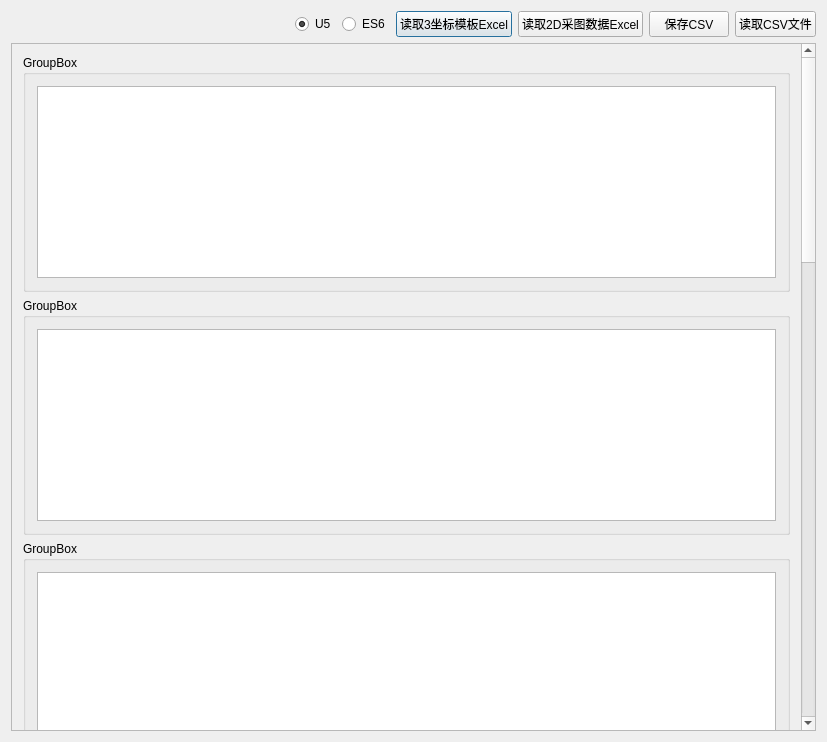
<?xml version="1.0" encoding="UTF-8"?>
<ui version="4.0">
 <class>Dialog</class>
 <widget class="QDialog" name="Dialog">
  <property name="geometry">
   <rect>
    <x>0</x>
    <y>0</y>
    <width>827</width>
    <height>742</height>
   </rect>
  </property>
  <property name="windowTitle">
   <string>Dialog</string>
  </property>
  <layout class="QVBoxLayout" name="verticalLayout">
   <item>
    <layout class="QHBoxLayout" name="horizontalLayout">
     <item>
      <spacer name="horizontalSpacer">
       <property name="orientation">
        <enum>Qt::Horizontal</enum>
       </property>
       <property name="sizeHint" stdset="0">
        <size>
         <width>40</width>
         <height>20</height>
        </size>
       </property>
      </spacer>
     </item>
     <item>
      <widget class="QRadioButton" name="radU5">
       <property name="text">
        <string>U5</string>
       </property>
       <property name="checked">
        <bool>true</bool>
       </property>
      </widget>
     </item>
     <item>
      <widget class="QRadioButton" name="radES6">
       <property name="text">
        <string>ES6</string>
       </property>
      </widget>
     </item>
     <item>
      <widget class="QPushButton" name="btnOpenExcel">
       <property name="text">
        <string>读取3坐标模板Excel</string>
       </property>
      </widget>
     </item>
     <item>
      <widget class="QPushButton" name="btnOpenExcel_2">
       <property name="text">
        <string>读取2D采图数据Excel</string>
       </property>
      </widget>
     </item>
     <item>
      <widget class="QPushButton" name="btnSaveCSV">
       <property name="text">
        <string>保存CSV</string>
       </property>
      </widget>
     </item>
     <item>
      <widget class="QPushButton" name="btnReadCSVFile">
       <property name="text">
        <string>读取CSV文件</string>
       </property>
      </widget>
     </item>
    </layout>
   </item>
   <item>
    <widget class="QScrollArea" name="scrollArea">
     <property name="widgetResizable">
      <bool>true</bool>
     </property>
     <widget class="QWidget" name="scrollAreaWidgetContents">
      <property name="geometry">
       <rect>
        <x>0</x>
        <y>0</y>
        <width>790</width>
        <height>2082</height>
       </rect>
      </property>
      <layout class="QVBoxLayout" name="verticalLayout_11">
       <item>
        <widget class="QGroupBox" name="groupBox">
         <property name="sizePolicy">
          <sizepolicy hsizetype="Preferred" vsizetype="Fixed">
           <horstretch>0</horstretch>
           <verstretch>0</verstretch>
          </sizepolicy>
         </property>
         <property name="title">
          <string>GroupBox</string>
         </property>
         <property name="checkable">
          <bool>false</bool>
         </property>
         <layout class="QVBoxLayout" name="verticalLayout_2">
          <item>
           <widget class="QTableWidget" name="tableWidget"/>
          </item>
         </layout>
        </widget>
       </item>
       <item>
        <widget class="QGroupBox" name="groupBox_4">
         <property name="sizePolicy">
          <sizepolicy hsizetype="Preferred" vsizetype="Fixed">
           <horstretch>0</horstretch>
           <verstretch>0</verstretch>
          </sizepolicy>
         </property>
         <property name="title">
          <string>GroupBox</string>
         </property>
         <layout class="QVBoxLayout" name="verticalLayout_5">
          <item>
           <widget class="QTableWidget" name="tableWidget_4"/>
          </item>
         </layout>
        </widget>
       </item>
       <item>
        <widget class="QGroupBox" name="groupBox_7">
         <property name="sizePolicy">
          <sizepolicy hsizetype="Preferred" vsizetype="Fixed">
           <horstretch>0</horstretch>
           <verstretch>0</verstretch>
          </sizepolicy>
         </property>
         <property name="title">
          <string>GroupBox</string>
         </property>
         <layout class="QVBoxLayout" name="verticalLayout_8">
          <item>
           <widget class="QTableWidget" name="tableWidget_7"/>
          </item>
         </layout>
        </widget>
       </item>
       <item>
        <widget class="QGroupBox" name="groupBox_2">
         <property name="sizePolicy">
          <sizepolicy hsizetype="Preferred" vsizetype="Fixed">
           <horstretch>0</horstretch>
           <verstretch>0</verstretch>
          </sizepolicy>
         </property>
         <property name="title">
          <string>GroupBox</string>
         </property>
         <layout class="QVBoxLayout" name="verticalLayout_3">
          <item>
           <widget class="QTableWidget" name="tableWidget_2"/>
          </item>
         </layout>
        </widget>
       </item>
       <item>
        <widget class="QGroupBox" name="groupBox_5">
         <property name="sizePolicy">
          <sizepolicy hsizetype="Preferred" vsizetype="Fixed">
           <horstretch>0</horstretch>
           <verstretch>0</verstretch>
          </sizepolicy>
         </property>
         <property name="title">
          <string>GroupBox</string>
         </property>
         <layout class="QVBoxLayout" name="verticalLayout_6">
          <item>
           <widget class="QTableWidget" name="tableWidget_5"/>
          </item>
         </layout>
        </widget>
       </item>
       <item>
        <widget class="QGroupBox" name="groupBox_8">
         <property name="sizePolicy">
          <sizepolicy hsizetype="Preferred" vsizetype="Fixed">
           <horstretch>0</horstretch>
           <verstretch>0</verstretch>
          </sizepolicy>
         </property>
         <property name="title">
          <string>GroupBox</string>
         </property>
         <layout class="QVBoxLayout" name="verticalLayout_9">
          <item>
           <widget class="QTableWidget" name="tableWidget_8"/>
          </item>
         </layout>
        </widget>
       </item>
       <item>
        <widget class="QGroupBox" name="groupBox_3">
         <property name="sizePolicy">
          <sizepolicy hsizetype="Preferred" vsizetype="Fixed">
           <horstretch>0</horstretch>
           <verstretch>0</verstretch>
          </sizepolicy>
         </property>
         <property name="title">
          <string>GroupBox</string>
         </property>
         <layout class="QVBoxLayout" name="verticalLayout_4">
          <item>
           <widget class="QTableWidget" name="tableWidget_3"/>
          </item>
         </layout>
        </widget>
       </item>
       <item>
        <widget class="QGroupBox" name="groupBox_6">
         <property name="sizePolicy">
          <sizepolicy hsizetype="Preferred" vsizetype="Fixed">
           <horstretch>0</horstretch>
           <verstretch>0</verstretch>
          </sizepolicy>
         </property>
         <property name="title">
          <string>GroupBox</string>
         </property>
         <layout class="QVBoxLayout" name="verticalLayout_7">
          <item>
           <widget class="QTableWidget" name="tableWidget_6"/>
          </item>
         </layout>
        </widget>
       </item>
       <item>
        <widget class="QGroupBox" name="groupBox_9">
         <property name="sizePolicy">
          <sizepolicy hsizetype="Preferred" vsizetype="Fixed">
           <horstretch>0</horstretch>
           <verstretch>0</verstretch>
          </sizepolicy>
         </property>
         <property name="title">
          <string>GroupBox</string>
         </property>
         <layout class="QVBoxLayout" name="verticalLayout_10">
          <item>
           <widget class="QTableWidget" name="tableWidget_9"/>
          </item>
         </layout>
        </widget>
       </item>
      </layout>
     </widget>
    </widget>
   </item>
  </layout>
 </widget>
 <layoutdefault spacing="6" margin="11"/>
 <resources/>
 <connections/>
</ui>
